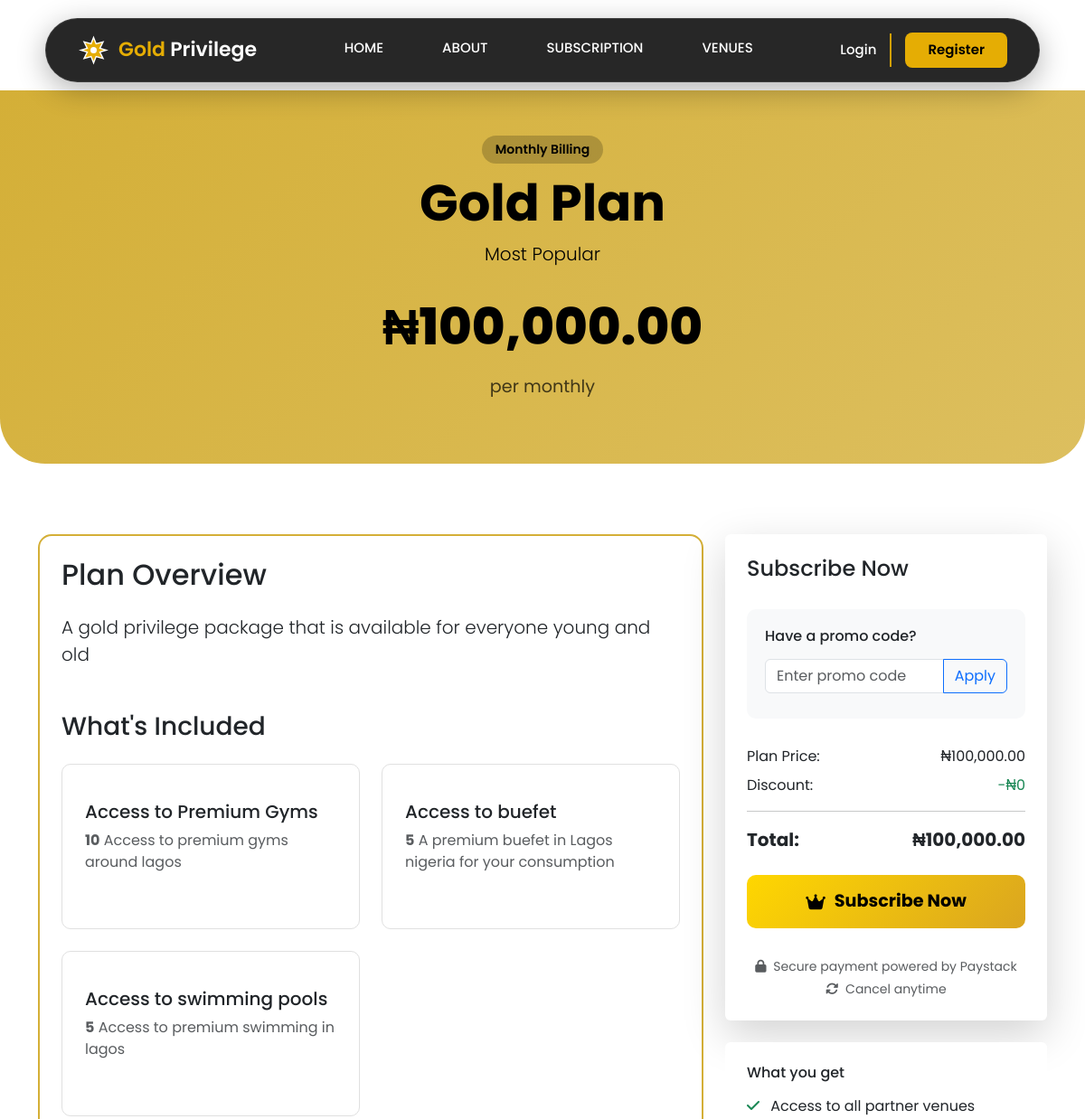
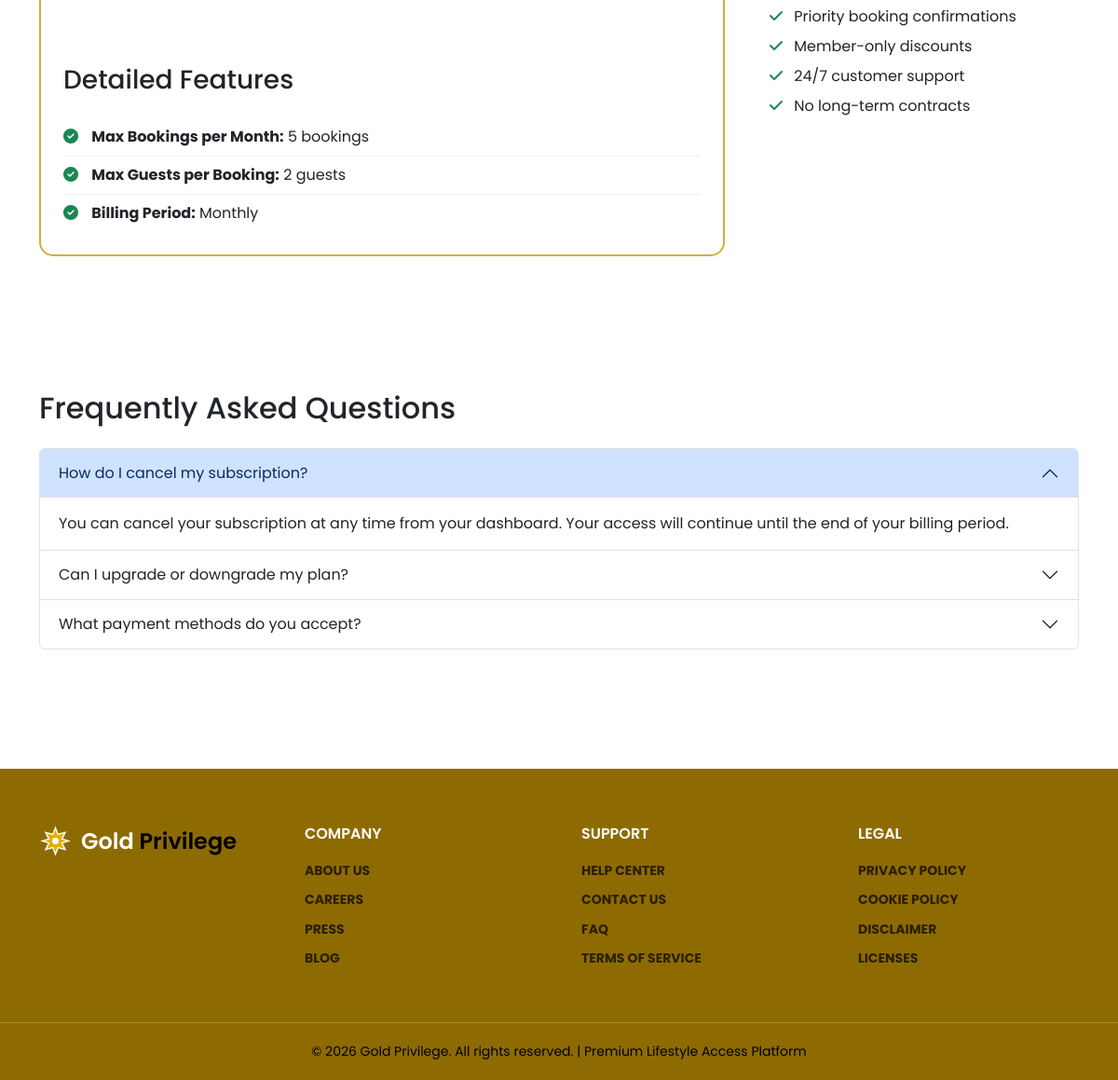
The app's page /subscriptions/plans/gold/ with its own data (2 pictures, top to bottom).
### subscriptions/models.py (models this page shows, shortened)
class SubscriptionPlan(models.Model):
    class BillingPeriod(models.TextChoices):
        MONTHLY = 'MONTHLY', _('Monthly')
        QUARTERLY = 'QUARTERLY', _('Quarterly (3 months)')
        SEMI_ANNUAL = 'SEMI_ANNUAL', _('Semi-Annual (6 months)')
        ANNUAL = 'ANNUAL', _('Annual (12 months)')
    name = models.CharField(
        _('plan name'),
        max_length=100,
        help_text='e.g., "Gold", "Platinum", "Diamond"'
    )
    slug = models.SlugField(
        _('slug'),
        max_length=100,
        unique=True,
        help_text='URL-friendly name (auto-generated from name)'
    )
    description = models.TextField(
        _('description'),
        help_text='Short description of the plan'
    )
    tagline = models.CharField(
        _('tagline'),
        max_length=200,
        blank=True,
        help_text='Catchy tagline (e.g., "Most Popular")'
    )
    price = models.DecimalField(
        _('price'),
        max_digits=10,
        decimal_places=2,
        validators=[MinValueValidator(0)],
        help_text='Price in Naira (NGN)'
    )
    billing_period = models.CharField(
        _('billing period'),
        max_length=20,
        choices=BillingPeriod.choices,
        default=BillingPeriod.MONTHLY
    )
    trial_period_days = models.IntegerField(
        _('trial period (days)'),
        default=0,
        validators=[MinValueValidator(0)],
        help_text='Number of free trial days (0 for no trial)'
    )
    features = models.ManyToManyField(
        PlanFeature,
        through='PlanFeatureAssignment',
        related_name='plans',
        blank=True
    )
    max_bookings_per_month = models.IntegerField(
        _('max bookings per month'),
        null=True,
        blank=True,
        validators=[MinValueValidator(1)],
        help_text='Leave empty for unlimited bookings'
    )
    max_guests_per_booking = models.IntegerField(
        _('max guests per booking'),
        default=2,
        validators=[MinValueValidator(1)]
    )
    is_featured = models.BooleanField(
        _('featured plan'),
        default=False,
        help_text='Highlight this plan (e.g., "Most Popular")'
    )
    highlight_color = models.CharField(
        _('highlight color'),
        max_length=7,
        default='#d4af37',
        help_text='Hex color code for plan badge/border'
    )
    display_order = models.IntegerField(
        default=0,
        help_text='Order in which plan appears (lower = first)'
    )
    is_active = models.BooleanField(
        _('active'),
        default=True,
        help_text='Is this plan available for purchase?'
    )
    available_from = models.DateTimeField(
        _('available from'),
        null=True,
        blank=True,
        help_text='Plan becomes available on this date'
    )
    available_until = models.DateTimeField(
        _('available until'),
        null=True,
        blank=True,
        help_text='Plan stops being available on this date'
    )
    created_at = models.DateTimeField(auto_now_add=True)
    updated_at = models.DateTimeField(auto_now=True)
    class Meta:
        verbose_name = _('subscription plan')
        verbose_name_plural = _('subscription plans')
        ordering = ['display_order', 'price']

class PlanFeatureAssignment(models.Model):
    plan = models.ForeignKey(
        SubscriptionPlan,
        on_delete=models.CASCADE,
        related_name='feature_assignments'
    )
    feature = models.ForeignKey(
        PlanFeature,
        on_delete=models.CASCADE,
        related_name='plan_assignments'
    )
    custom_value = models.CharField(
        _('custom value'),
        max_length=100,
        blank=True,
        help_text='e.g., "10 per month" or "Unlimited"'
    )
    is_highlighted = models.BooleanField(
        default=False,
        help_text='Highlight this feature for this plan'
    )
    display_order = models.IntegerField(default=0)
    class Meta:
        verbose_name = _('plan feature assignment')
        verbose_name_plural = _('plan feature assignments')
        ordering = ['display_order', 'feature__display_order']
        unique_together = ['plan', 'feature']

class PlanFeature(models.Model):
    name = models.CharField(
        _('feature name'),
        max_length=200,
        help_text='e.g., "Access to Premium Gyms"'
    )
    description = models.TextField(
        _('description'),
        blank=True,
        help_text='Detailed description of this feature'
    )
    icon = models.CharField(
        _('icon'),
        max_length=50,
        blank=True,
        help_text='Font Awesome icon class (e.g., "fa-dumbbell")'
    )
    is_active = models.BooleanField(default=True)
    display_order = models.IntegerField(
        default=0,
        help_text='Order in which feature appears (lower = first)'
    )
    created_at = models.DateTimeField(auto_now_add=True)
    updated_at = models.DateTimeField(auto_now=True)
    class Meta:
        verbose_name = _('plan feature')
        verbose_name_plural = _('plan features')
        ordering = ['display_order', 'name']

### subscriptions/views.py (the view)
# urls.py: path('plans/<slug:slug>/', views.PlanDetailView.as_view(), name='plan_detail'),
class PlanDetailView(DetailView):
    model = SubscriptionPlan
    template_name = 'subscriptions/plan_detail.html'
    context_object_name = 'plan'
    slug_field = 'slug'
    slug_url_kwarg = 'slug'
    def get_queryset(self):
        return SubscriptionPlan.objects.filter(is_active=True)
    def get_context_data(self, **kwargs):
        context = super().get_context_data(**kwargs)
        plan = self.object
        context['features'] = plan.feature_assignments.select_related(
            'feature'
        ).order_by('display_order')
        if self.request.user.is_authenticated:
            context['has_active_subscription'] = Subscription.objects.filter(
                user=self.request.user,
                status__in=['ACTIVE', 'TRIAL']
            ).exists()
        return context

### venues/context_processors.py (called while the page is built)
def mapbox_settings(request):
    return {
        'MAPBOX_ACCESS_TOKEN': settings.MAPBOX_ACCESS_TOKEN,
        'DEFAULT_MAP_CENTER': [3.3792, 6.5244],  # Lagos coordinates
        'DEFAULT_MAP_ZOOM': 11,
    }

### templates/subscriptions/plan_detail.html (shortened to what this page needs)
{% extends 'base.html' %}
{% load static humanize %}
{% block content %}
<div class="plan-header">
    <div class="container">
        <div class="plan-badge">{{ plan.get_billing_period_display }} Billing</div>
        <h1 class="display-4 fw-bold">{{ plan.name }} Plan</h1>
        <p class="lead mb-4">{{ plan.tagline|default:"Premium access to exclusive venues" }}</p>
        <div class="plan-price">₦{{ plan.price|intcomma }}</div>
        <div class="plan-period">per {{ plan.get_billing_period_display|lower }}</div>
    </div>
</div>
<div class="container py-5">
    <div class="row">
        <div class="col-lg-8 mb-5">
            <div class="plan-card p-4 mb-5">
                <h2 class="mb-4">Plan Overview</h2>
                <p class="lead">{{ plan.description }}</p>
                {% if features %}
                <h3 class="mb-4 mt-5">What's Included</h3>
                <div class="row">
                    {% for assignment in features %}
                    <div class="col-md-6 mb-4">
                        <div class="feature-card {% if assignment.is_highlighted %}highlighted-feature{% endif %}">
                            <h5>{{ assignment.feature.name }}</h5>
                            <p class="text-muted mb-3">
                                {% if assignment.custom_value %}
                                <strong>{{ assignment.custom_value }}</strong>
                                {% endif %}
                                {{ assignment.feature.description }}
                            </p>
                        </div>
                    </div>
                    {% endfor %}
                </div>
                {% endif %}
                <div class="mt-5">
                    <h3 class="mb-4">Detailed Features</h3>
                    <div class="feature-list">
                        <li>
                            <i class="fas fa-check-circle text-success"></i>
                            <strong>Max Bookings per Month:</strong>
                            {% if plan.max_bookings_per_month %}
                                {{ plan.max_bookings_per_month }} bookings
                            {% else %}
                                Unlimited bookings
                            {% endif %}
                        </li>
                        <li>
                            <i class="fas fa-check-circle text-success"></i>
                            <strong>Max Guests per Booking:</strong>
                            {{ plan.max_guests_per_booking }} guests
                        </li>
                        <li>
                            <i class="fas fa-check-circle text-success"></i>
                            <strong>Billing Period:</strong>
                            {{ plan.get_billing_period_display }}
                        </li>
                    </div>
                </div>
            </div>
        </div>
        <div class="col-lg-4">
            <div class="sticky-top" style="top: 20px;">
                <div class="card shadow-lg border-0">
                    <div class="card-body p-4">
                        <h4 class="card-title mb-4">Subscribe Now</h4>
                        {% if has_active_subscription %}
                        <div class="alert alert-warning">
                            <i class="fas fa-exclamation-triangle me-2"></i>
                            You already have an active subscription. You can subscribe to a new plan after your current one ends.
                        </div>
                        <a href="{% url 'subscriptions:my_subscription' %}" class="btn btn-outline-primary w-100">
                            <i class="fas fa-eye me-2"></i>
                            View My Subscription
                        </a>
                        {% else %}
                        <div class="promo-section">
                            <h6 class="mb-3">Have a promo code?</h6>
                            <form id="promo-form" method="post" action="{% url 'subscriptions:validate_promo' %}">
                                <div class="input-group">
                                    <input type="text"
                                           class="form-control"
                                           placeholder="Enter promo code"
                                           id="promo-code"
                                           name="code">
                                    <button class="btn btn-outline-primary" type="button" id="apply-promo">
                                        Apply
                                    </button>
                                </div>
                            </form>
                        </div>
                        <div class="mb-4">
                            <div class="d-flex justify-content-between mb-2">
                                <span>Plan Price:</span>
                                <span>₦{{ plan.price|intcomma }}</span>
                            </div>
                            <div class="d-flex justify-content-between mb-2" id="discount-row" style="display: none;">
                                <span>Discount:</span>
                                <span class="text-success" id="discount-amount">-₦0</span>
                            </div>
                            <hr>
                            <div class="d-flex justify-content-between fw-bold fs-5">
                                <span>Total:</span>
                                <span id="final-price">₦{{ plan.price|intcomma }}</span>
                            </div>
                        </div>
                        <form method="post" action="{% url 'subscriptions:subscribe' plan.slug %}">
                            <button type="submit" class="btn-subscribe w-100 mb-3">
                                <i class="fas fa-crown"></i>
                                Subscribe Now
                            </button>
                        </form>
                        <div class="text-center small text-muted mt-3">
                            <p class="mb-1">
                                <i class="fas fa-lock me-1"></i>
                                Secure payment powered by Paystack
                            </p>
                            <p class="mb-0">
                                <i class="fas fa-sync-alt me-1"></i>
                                Cancel anytime
                            </p>
                        </div>
                        {% endif %}
                    </div>
                </div>
                <div class="card mt-4 border-0">
                    <div class="card-body p-4">
                        <h6 class="mb-3">What you get</h6>
                        <ul class="list-unstyled">
                            <li class="mb-2">
                                <i class="fas fa-check text-success me-2"></i>
                                Access to all partner venues
                            </li>
                            <li class="mb-2">
                                <i class="fas fa-check text-success me-2"></i>
                                Priority booking confirmations
                            </li>
                            <li class="mb-2">
                                <i class="fas fa-check text-success me-2"></i>
                                Member-only discounts
                            </li>
                            <li class="mb-2">
                                <i class="fas fa-check text-success me-2"></i>
                                24/7 customer support
                            </li>
                            <li class="mb-2">
                                <i class="fas fa-check text-success me-2"></i>
                                No long-term contracts
                            </li>
                        </ul>
                    </div>
                </div>
            </div>
        </div>
    </div>
    <div class="row mt-5">
        <div class="col-12">
            <h2 class="mb-4">Frequently Asked Questions</h2>
            <div class="accordion" id="planFAQ">
                <div class="accordion-item">
                    <h2 class="accordion-header">
                        <button class="accordion-button" type="button" data-bs-toggle="collapse" data-bs-target="#faq1">
                            How do I cancel my subscription?
                        </button>
                    </h2>
                    <div id="faq1" class="accordion-collapse collapse show" data-bs-parent="#planFAQ">
                        <div class="accordion-body">
                            You can cancel your subscription at any time from your dashboard. Your access will continue until the end of your billing period.
                        </div>
                    </div>
                </div>
                <div class="accordion-item">
                    <h2 class="accordion-header">
                        <button class="accordion-button collapsed" type="button" data-bs-toggle="collapse" data-bs-target="#faq2">
                            Can I upgrade or downgrade my plan?
                        </button>
                    </h2>
                </div>
                <div class="accordion-item">
                    <h2 class="accordion-header">
                        <button class="accordion-button collapsed" type="button" data-bs-toggle="collapse" data-bs-target="#faq3">
                            What payment methods do you accept?
                        </button>
                    </h2>
                </div>
            </div>
        </div>
    </div>
</div>
{% endblock %}

### templates/base.html (style rules this page uses)
:root { --gold-primary: #E5AD04; --gold-secondary: #F9B036; --dark-bg: #020202; --white: #FFFFFF; --black: #000000; --black-soft: rgba(0, 0, 0, 0.71); }
* { margin: 0; padding: 0; box-sizing: border-box; }
body { font-family: 'Poppins', sans-serif; overflow-x: hidden; position: relative; }

### records on screen
SubscriptionPlan: billing_period "Monthly", name "Gold", tagline "Most Popular", price "100,000.00", billing_period "monthly", description "A gold privilege package that is available for everyone young and old", max_bookings_per_month "5", max_guests_per_booking "2"
PlanFeatureAssignment: feature.name "Access to Premium Gyms", custom_value "10", feature.description "Access to premium gyms around lagos"
PlanFeatureAssignment: feature.name "Access to buefet", custom_value "5", feature.description "A premium buefet in Lagos nigeria for your consumption"
PlanFeatureAssignment: feature.name "Access to swimming pools", custom_value "5", feature.description "Access to premium swimming in lagos"
